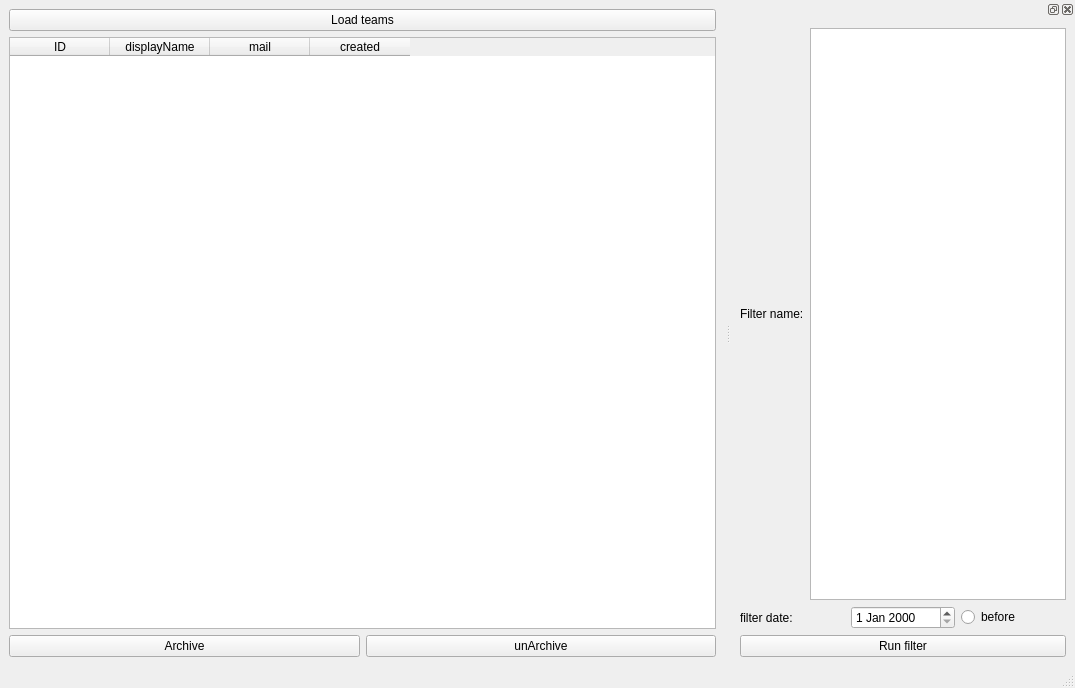
<?xml version="1.0" encoding="UTF-8"?>
<ui version="4.0">
 <class>MainWindow</class>
 <widget class="QMainWindow" name="MainWindow">
  <property name="geometry">
   <rect>
    <x>0</x>
    <y>0</y>
    <width>1075</width>
    <height>688</height>
   </rect>
  </property>
  <property name="windowTitle">
   <string>MainWindow</string>
  </property>
  <widget class="QWidget" name="centralwidget">
   <layout class="QVBoxLayout" name="verticalLayout">
    <item>
     <layout class="QHBoxLayout" name="horizontalLayout">
      <item>
       <widget class="QPushButton" name="loadTeamsBtn">
        <property name="text">
         <string>Load teams</string>
        </property>
       </widget>
      </item>
     </layout>
    </item>
    <item>
     <widget class="QTableWidget" name="tableWidget">
      <column>
       <property name="text">
        <string>ID</string>
       </property>
      </column>
      <column>
       <property name="text">
        <string>displayName</string>
       </property>
      </column>
      <column>
       <property name="text">
        <string>mail</string>
       </property>
      </column>
      <column>
       <property name="text">
        <string>created</string>
       </property>
      </column>
     </widget>
    </item>
    <item>
     <layout class="QHBoxLayout" name="horizontalLayout_4">
      <item>
       <widget class="QPushButton" name="deleteBtn">
        <property name="text">
         <string>Archive</string>
        </property>
       </widget>
      </item>
      <item>
       <widget class="QPushButton" name="unArchiveBtn">
        <property name="text">
         <string>unArchive</string>
        </property>
       </widget>
      </item>
     </layout>
    </item>
   </layout>
  </widget>
  <widget class="QStatusBar" name="statusbar"/>
  <widget class="QDockWidget" name="dockWidget_2">
   <attribute name="dockWidgetArea">
    <number>2</number>
   </attribute>
   <widget class="QWidget" name="dockWidgetContents_3">
    <layout class="QVBoxLayout" name="verticalLayout_4">
     <item>
      <layout class="QHBoxLayout" name="nameFilter_2">
       <item>
        <widget class="QLabel" name="label_2">
         <property name="text">
          <string>Filter name:</string>
         </property>
        </widget>
       </item>
       <item>
        <widget class="QPlainTextEdit" name="filterName"/>
       </item>
      </layout>
     </item>
     <item>
      <layout class="QHBoxLayout" name="dateFilter">
       <item>
        <widget class="QLabel" name="label_3">
         <property name="text">
          <string>filter date:</string>
         </property>
        </widget>
       </item>
       <item>
        <widget class="QDateEdit" name="filterTime"/>
       </item>
       <item>
        <widget class="QRadioButton" name="beforeOrAfter">
         <property name="text">
          <string>before</string>
         </property>
        </widget>
       </item>
      </layout>
     </item>
     <item>
      <widget class="QPushButton" name="filterRun">
       <property name="text">
        <string>Run filter</string>
       </property>
      </widget>
     </item>
    </layout>
   </widget>
  </widget>
 </widget>
 <resources/>
 <connections/>
</ui>
